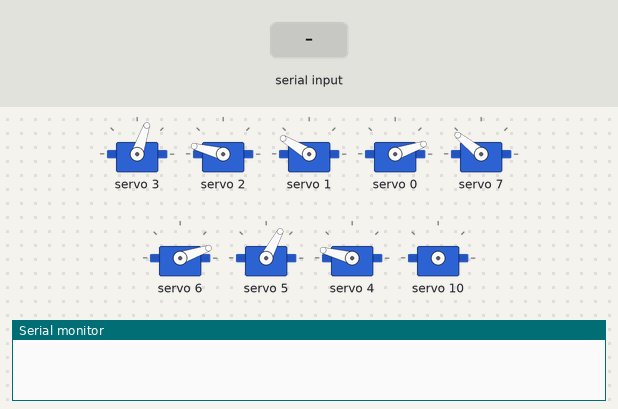
Bench run of a sketch on a simulated Arduino Uno, built with avr-gcc and run on an emulated ATmega328P. On the bench: 9 × servo, the last lines printed to the serial monitor. The test bench sets the inputs (shaded band).

Above: at 2.7 s.
2.8 s: "y" received over the second serial link
At 3.48 s:
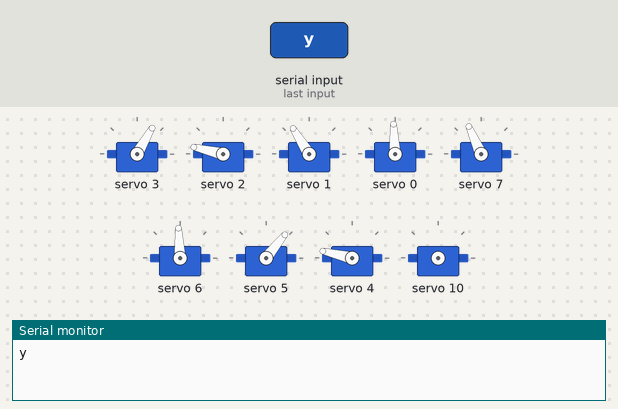
At 4.1 s:
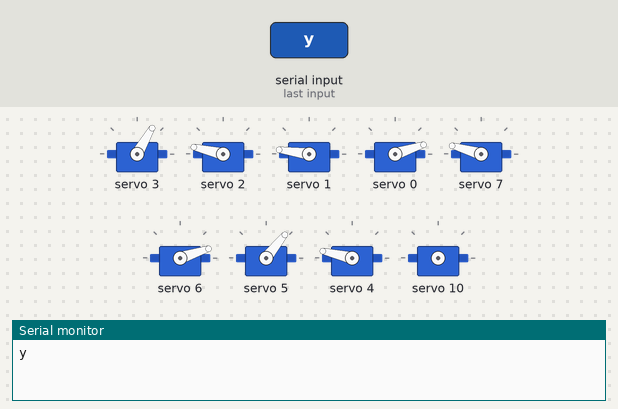
8.8 s: "b" received over the second serial link
11.8 s: "d" received over the second serial link
At 12.48 s:
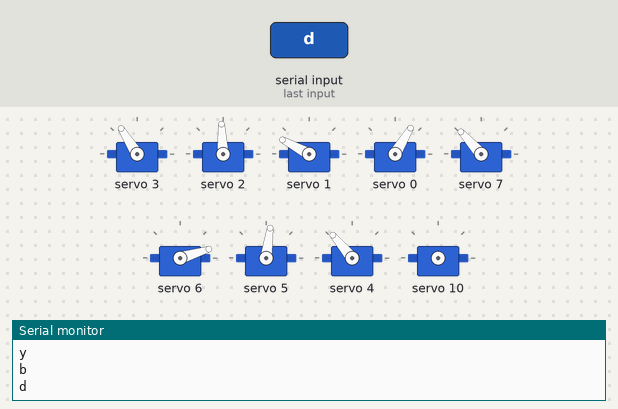
17.8 s: "l" received over the second serial link
20.8 s: "i90\n" received over the second serial link
22.3 s: "s90\n" received over the second serial link
At 23.3 s:
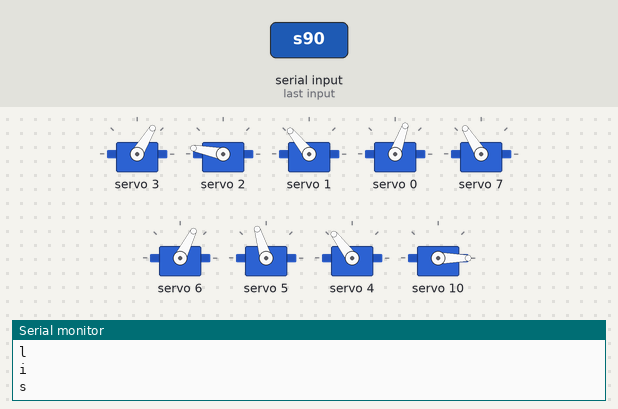
Timing chart, 0 to 24.8 s (numbered marks = the images above; inputs shaded):
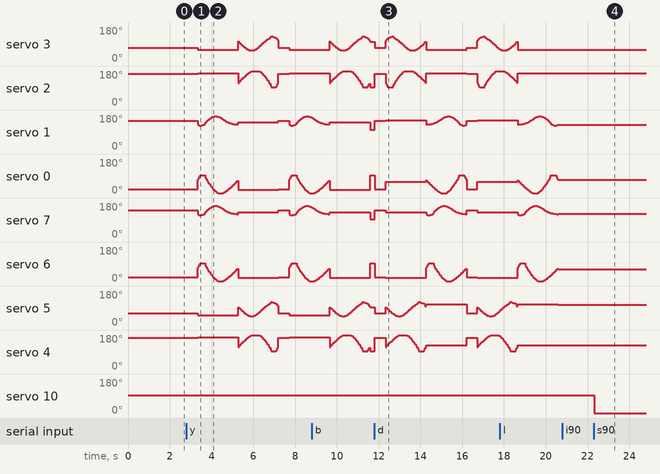

The sketch:

RobotDog.ino
```cpp
#include <Wire.h>
#include <SoftwareSerial.h>

SoftwareSerial BTSerial(2, 3); // (Arduino RX, Arduinp TX) (Bluetooth TX, Bluetooth RX)

#include <Adafruit_PWMServoDriver.h>

Adafruit_PWMServoDriver pwm = Adafruit_PWMServoDriver();

#define SERVO_FREQ 50
const float microsPerStep = (float)(1000000.0/SERVO_FREQ)/4096.0;

#define USMIN  500
#define USMAX  2500
const int SERVOMIN = round(USMIN/microsPerStep);
const int SERVOMAX = round(USMAX/microsPerStep);

const int servoCenter = 307;
int cycle = 2;
int cycle1 = 2;
// Définition des canaux pour toutes les pattes
#define FL_EPAULE 1
#define FL_GENOU 0
#define FR_EPAULE 3
#define FR_GENOU 2
#define BL_EPAULE 5
#define BL_GENOU 4
#define BR_EPAULE 7
#define BR_GENOU 6

// Paramètres géométriques du bras
const float L1 = 73.0;
const float L2 = 85.0;

// Offsets pour chaque patte
const int FR_shoulder_offset = 98;
const int FR_knee_offset = 90;
const int FL_shoulder_offset = 98;
const int FL_knee_offset = 90;
const int BR_shoulder_offset = 90;
const int BR_knee_offset = 90;
const int BL_shoulder_offset = 90;
const int BL_knee_offset = 90;

// Paramètres de l'ellipse
const float centerX = 130.0;
const float radius = 20.0;
float centerY = 40.0;

// Variables pour le mouvement
const float step_size = 0.1;
const int delay_time = 20;

// Variables pour le contrôle de hauteur
int hauteurActuelle = 0;
const int HAUTEUR_MAX = 30;
const int HAUTEUR_MIN = -40;

// Stockage des angles actuels de chaque moteur
float currentAngles[8] = {0}; // Index: 0=FL_GENOU, 1=FL_EPAULE, 2=FR_GENOU, 3=FR_EPAULE, 4=BL_GENOU, 5=BL_EPAULE, 6=BR_GENOU, 7=BR_EPAULE

void setup() {
  Serial.begin(115200);
  Serial.setTimeout(1);
  BTSerial.begin(9600);
  BTSerial.setTimeout(1);

  pwm.begin();
  pwm.setOscillatorFrequency(27000000);
  pwm.setPWMFreq(SERVO_FREQ);

  /*while (!Serial);
  delay(10);
  Serial.println("Serial Communication Established");*/
  delay(1000);
  BTSerial.println("Ready to connect via Bluetooth");

  // Initialisation des angles actuels avec les positions de repos
  repos();
}

void getEllipsePoint(float t, float &x, float &y, bool reverse = false) {
  if (reverse) {
    x = centerX + radius * cos(2*PI - t);
    y = centerY + radius * sin(2*PI - t) * 2;
  } else {
    x = centerX + radius * cos(t);
    y = centerY + radius * sin(t) * 2;
  }
}

// Fonction pour augmenter la hauteur du robot
void augmenterHauteur() {
  if (hauteurActuelle < HAUTEUR_MAX) {
    hauteurActuelle++;
    appliquerHauteur();
    /*Serial.print("Hauteur augmentée à: ");
    Serial.println(hauteurActuelle);*/
    BTSerial.print("Hauteur augmentée à: ");
    BTSerial.println(hauteurActuelle);
  } else {
    //Serial.println("Hauteur maximale atteinte");
    BTSerial.println("Hauteur maximale atteinte");
  }
}

// Fonction pour diminuer la hauteur du robot
void diminuerHauteur() {
  if (hauteurActuelle > HAUTEUR_MIN) {
    hauteurActuelle--;
    appliquerHauteur();
    /*Serial.print("Hauteur diminuée à: ");
    Serial.println(hauteurActuelle);*/
    BTSerial.print("Hauteur diminuée à: ");
    BTSerial.println(hauteurActuelle);
  } else {
    //Serial.println("Hauteur minimale atteinte");
    BTSerial.println("Hauteur minimale atteinte");
  }
}

// Fonction pour appliquer la hauteur aux servos (basée sur la position actuelle)
void appliquerHauteur() {
  // Appliquer les modifications en fonction de la position actuelle
  // FR épaule: +hauteurActuelle, genou: -2*hauteurActuelle
  Move(FR_EPAULE, currentAngles[3] + hauteurActuelle);
  Move(FR_GENOU, currentAngles[2] - 2 * hauteurActuelle);

  // BR épaule: -hauteurActuelle, genou: +2*hauteurActuelle
  Move(BR_EPAULE, currentAngles[7] - hauteurActuelle);
  Move(BR_GENOU, currentAngles[6] + 2 * hauteurActuelle);

  // FL épaule: -hauteurActuelle, genou: +2*hauteurActuelle
  Move(FL_EPAULE, currentAngles[1] - hauteurActuelle);
  Move(FL_GENOU, currentAngles[0] + 2 * hauteurActuelle);

  // BL épaule: +hauteurActuelle, genou: -2*hauteurActuelle
  Move(BL_EPAULE, currentAngles[5] + hauteurActuelle);
  Move(BL_GENOU, currentAngles[4] - 2 * hauteurActuelle);
}

void avancer() {
  for (int i = 1; i <= cycle; i++) {
    repos();

    // Phase A: FR et BL en mouvement, FL et BR en appui
    for (float t = 0; t < 2*PI; t += step_size) {
      float x, y;

      // FR mouvement (sens normal)
      getEllipsePoint(t, x, y, true);
      setLegPosition("FR", x, y);

      // BL mouvement (sens normal)
      getEllipsePoint(t, x, y, false);
      setLegPosition("BL", x, y);

      // FL appui (point bas)
      getEllipsePoint(3*PI/2, x, y, false);
      setLegPosition("FL", x, y);

      // BR appui (point bas)
      getEllipsePoint(3*PI/2, x, y, true);
      setLegPosition("BR", x, y);

      delay(delay_time);
    }

    // Phase B: FL et BR en mouvement, FR et BL en appui
    for (float t = 0; t < 2*PI; t += step_size) {
      float x, y;

      // FL mouvement (sens normal)
      getEllipsePoint(t, x, y, false);
      setLegPosition("FL", x, y);

      // BR mouvement (sens normal)
      getEllipsePoint(t, x, y, true);
      setLegPosition("BR", x, y);

      // FR appui (point bas)
      getEllipsePoint(3*PI/2, x, y, true);
      setLegPosition("FR", x, y);

      // BL appui (point bas)
      getEllipsePoint(3*PI/2, x, y, false);
      setLegPosition("BL", x, y);

      delay(delay_time);
    }
  }
}

void initialize(int servo) {
  if (servo == -1) {
    for (int i = 0; i < 16; i++) {
      pwm.setPWM(i, 0, servoCenter);
    }
    return;
  }
  int pulse1500 = round(1500 / microsPerStep);
  pwm.setPWM(servo, 0, pulse1500);
}

void repos() {
  // Position de repos pour toutes les pattes
  setLegPosition("FR", centerX, centerY - radius);
  setLegPosition("FL", centerX, centerY - radius);
  setLegPosition("BR", centerX, centerY - radius);
  setLegPosition("BL", centerX, centerY - radius);
  delay(500);
}

void setLegPosition(String leg, float x, float y) {
  float d = sqrt(x * x + y * y);
  d = constrain(d, fabs(L1 - L2) + 0.1, L1 + L2 - 0.1);

  float cosTheta2 = (x * x + y * y - L1 * L1 - L2 * L2) / (2 * L1 * L2);
  cosTheta2 = constrain(cosTheta2, -1.0, 1.0);

  float theta2 = acos(cosTheta2);
  if (leg == "FL" || leg == "BR") theta2 = -theta2;

  float theta1 = atan2(y, x) - atan2(L2 * sin(theta2), L1 + L2 * cos(theta2));

  float deg1 = theta1 * 180.0 / M_PI;
  float deg2 = theta2 * 180.0 / M_PI;

  int servoAngleShoulder, servoAngleKnee;

  if (leg == "FR") {
    servoAngleShoulder = FR_shoulder_offset + deg1;
    servoAngleKnee = FR_knee_offset + deg2;
  } else if (leg == "FL") {
    servoAngleShoulder = FL_shoulder_offset + deg1;
    servoAngleKnee = FL_knee_offset + deg2;
  } else if (leg == "BR") {
    servoAngleShoulder = BR_shoulder_offset + deg1;
    servoAngleKnee = BR_knee_offset + deg2;
  } else if (leg == "BL") {
    servoAngleShoulder = BL_shoulder_offset + deg1;
    servoAngleKnee = BL_knee_offset + deg2;
  }

  servoAngleShoulder = constrain(servoAngleShoulder, 0, 180);
  servoAngleKnee = constrain(servoAngleKnee, 0, 180);

  if (leg == "FR") {
    Move(FR_EPAULE, servoAngleShoulder);
    Move(FR_GENOU, servoAngleKnee);
  } else if (leg == "FL") {
    Move(FL_EPAULE, servoAngleShoulder);
    Move(FL_GENOU, servoAngleKnee);
  } else if (leg == "BR") {
    Move(BR_EPAULE, servoAngleShoulder);
    Move(BR_GENOU, servoAngleKnee);
  } else if (leg == "BL") {
    Move(BL_EPAULE, servoAngleShoulder);
    Move(BL_GENOU, servoAngleKnee);
  }
}

void Move(int servo, float angle) {
  int pulseWidth = map(angle, 0, 180, SERVOMIN, SERVOMAX);
  pwm.setPWM(servo, 0, pulseWidth);

  // Mettre à jour l'angle actuel du servo
  switch(servo) {
    case FL_GENOU: currentAngles[0] = angle; break;
    case FL_EPAULE: currentAngles[1] = angle; break;
    case FR_GENOU: currentAngles[2] = angle; break;
    case FR_EPAULE: currentAngles[3] = angle; break;
    case BL_GENOU: currentAngles[4] = angle; break;
    case BL_EPAULE: currentAngles[5] = angle; break;
    case BR_GENOU: currentAngles[6] = angle; break;
    case BR_EPAULE: currentAngles[7] = angle; break;
  }
}

// Fonction tourner (conservée au cas où)
void tournerPhaseA() {
  // Phase A: FR et BL en mouvement, FL et BR en appui
  for (float t = 0; t < 2*PI; t += step_size) {
    float x, y;

    // FR mouvement (sens inverse)
    getEllipsePoint(2*PI - t, x, y);
    setLegPosition("FR", x, y);

    // BL mouvement (sens inverse)
    getEllipsePoint(2*PI-t, x, y);
    setLegPosition("BL", x, y);

    // FL appui (point bas)
    getEllipsePoint(3*PI/2, x, y);
    setLegPosition("FL", x, y);

    // BR appui (point bas)
    getEllipsePoint(3*PI/2, x, y);
    setLegPosition("BR", x, y);

    delay(delay_time);
  }
}

void tournerPhaseB() {
  // Phase B: FL et BR en mouvement, FR et BL en appui
  for (float t = 0; t < 2*PI; t += step_size) {
    float x, y;

    // FL mouvement
    getEllipsePoint(t, x, y);
    setLegPosition("FL", x, y);

    // BR mouvement (sens inverse)
    getEllipsePoint(t, x, y);
    setLegPosition("BR", x, y);

    // FR appui (point bas)
    getEllipsePoint(3*PI/2, x, y);
    setLegPosition("FR", x, y);

    // BL appui (point bas)
    getEllipsePoint(3*PI/2, x, y);
    setLegPosition("BL", x, y);

    delay(delay_time);
  }
}


void tourner(bool sens_positif) {
  for (int i = 1 ; i<=cycle1;i++){
    repos();

    if (sens_positif) {
      tournerPhaseA(); tournerPhaseB();
    }
    else {
      tournerPhaseB(); tournerPhaseA();
    }

  }
}

void init1(){
  for (int i=0;i<=7;i++){
    if(i!=1 && i!=3){
      Move(i,90);
    }
    else{
      Move(i,98);
    }
  }
}

void arriere(){
  for (int i = 1; i <= cycle; i++) {
    repos();

    // Phase A: FR et BL en mouvement, FL et BR en appui
    for (float t = 0; t < 2*PI; t += step_size) {
      float x, y;

      // FR mouvement (sens normal)
      getEllipsePoint(t, x, y, true);
      setLegPosition("BL", x, y);

      // BL mouvement (sens normal)
      getEllipsePoint(t, x, y, false);
      setLegPosition("FR", x, y);

      // FL appui (point bas)
      getEllipsePoint(3*PI/2, x, y, false);
      setLegPosition("BR", x, y);

      // BR appui (point bas)
      getEllipsePoint(3*PI/2, x, y, true);
      setLegPosition("FL", x, y);

      delay(delay_time);
    }

    // Phase B: FL et BR en mouvement, FR et BL en appui
    for (float t = 0; t < 2*PI; t += step_size) {
      float x, y;

      // FL mouvement (sens normal)
      getEllipsePoint(t, x, y, false);
      setLegPosition("BR", x, y);

      // BR mouvement (sens normal)
      getEllipsePoint(t, x, y, true);
      setLegPosition("FL", x, y);

      // FR appui (point bas)
      getEllipsePoint(3*PI/2, x, y, true);
      setLegPosition("BL", x, y);

      // BL appui (point bas)
      getEllipsePoint(3*PI/2, x, y, false);
      setLegPosition("FR", x, y);

      delay(delay_time);
    }
  }
}


void loop() {
  //if (Serial.available()) {
  if (BTSerial.available()) {
    /*char ch = Serial.read();
    Serial.print("Commande: ");
    Serial.println(ch);*/
    char ch = BTSerial.read();
    BTSerial.print("Commande: ");
    BTSerial.println(ch);
    Serial.println(ch);

    if (ch == 'i') {
      //int servo = Serial.parseInt();
      int servo = BTSerial.parseInt();
      initialize(servo);
    } else if (ch == 's') {
      //int servo = Serial.parseInt();
      //float angle = Serial.parseFloat();
      int servo = BTSerial.parseInt();
      float angle = BTSerial.parseFloat();
      Move(servo, angle);
    } else if (ch == 'r') {
      repos();
    } else if (ch == 'a') {
      avancer();
    } else if (ch == 't') {
      tourner(HIGH);
    } else if (ch == 'y') {
      tourner(LOW);
    } else if (ch == 'b') {
      init1();
    } else if (ch == 'd') {
      arriere();
    } else if (ch == 'h') {  // 'h' pour augmenter la hauteur
      augmenterHauteur();
    } else if (ch == 'l') {  // 'l' pour diminuer la hauteur (lower)
      diminuerHauteur();
    }
  }
  /*while(Serial.available()>0){
    Serial.read();
  }*/
}
```

Measured:
- after the input at 22.3 s, servo 10: 93° → 0° at once
